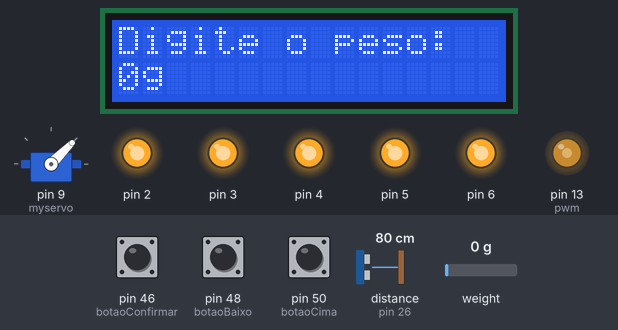
The sketch below on a simulated Arduino Mega 2560, built with avr-gcc and run on an emulated ATmega2560. Shown: 16×2 character LCD, servo, output pins drawn as LEDs (lit = HIGH). The inputs (shaded band) are chosen by the test bench; at power-on: pin 50 (botaoCima) HIGH, weight on the scale 0 g, pin 46 (botaoConfirmar) HIGH, distance to the obstacle (sensor on pin 26) 80 cm, pin 48 (botaoBaixo) HIGH. The echo pulse lasts 58.3 µs per cm; what the sketch prints to the serial monitor is not drawn.

Above: at 3.3 s.
3.4 s: pin 50 (botaoCima) pulled LOW for 3.2 s
At 8.0 s:
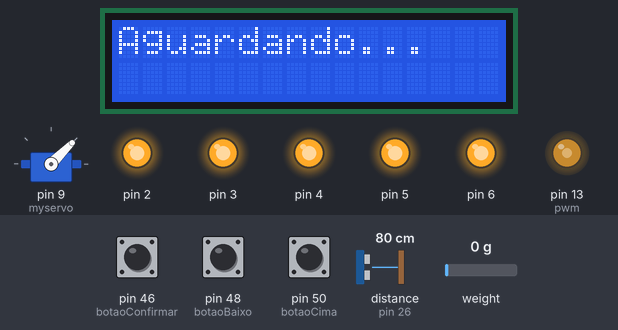
8.3 s: weight on the scale set to 100 g
11.3 s: pin 46 (botaoConfirmar) pulled LOW for 3.2 s
17.3 s: distance to the obstacle (sensor on pin 26) set to 2 cm
At 19.3 s:
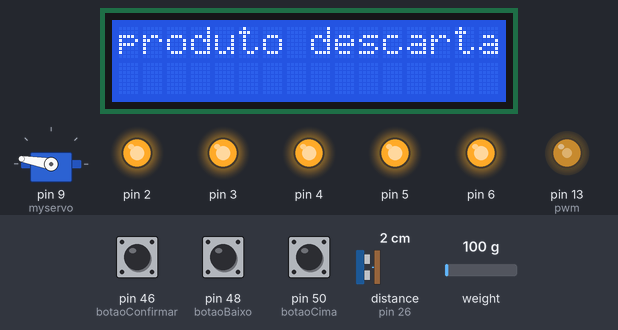
20.3 s: pin 48 (botaoBaixo) pulled LOW for 3.2 s
At 23.9 s:
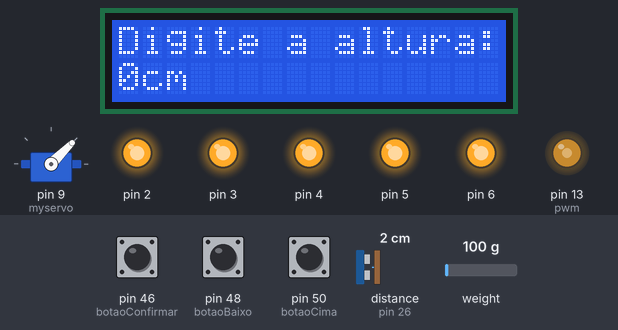
25.6 s: pin 48 (botaoBaixo) pulled LOW for 0.15 s
At 27.7 s:
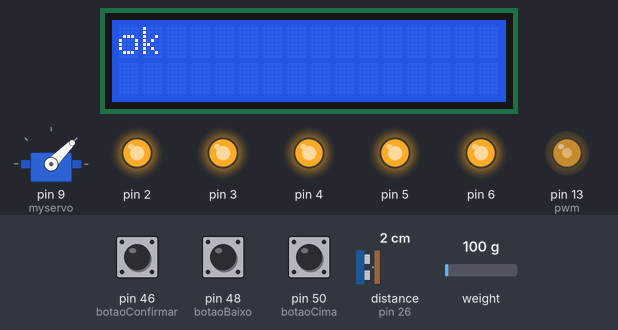
Timing chart, 0 to 29.2 s (numbered marks = the images above; inputs shaded):
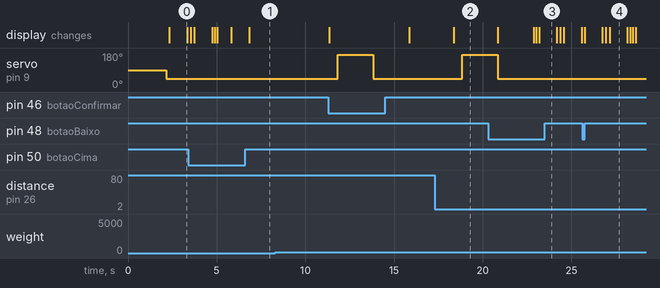

The sketch:

abp_sistemas_embarcados.ino
```cpp
#include <LiquidCrystal.h>
#include "HX711.h"
#include <NewPing.h>
#include <Servo.h>

// pinos do display lcd 16x2
// RS, E, D4, D5, D6, D7
LiquidCrystal lcd(43, 41, 37, 35, 33, 31);
int pwm = 13;


Servo myservo;  // Cria um objeto baseado na biblioteca Servo

// Define os pinos para o sensor ultrassônico e a distância máxima para medir (em centímetros)
#define TRIGGER_PIN  24
#define ECHO_PIN     26
#define MAX_DISTANCE 200

// pinos dos botoes
const int botaoCima = 50;
const int botaoBaixo = 48;
const int botaoConfirmar = 46;

// cria uma instancia da biblioteca HX711 na variavel escala para o sensor da balança
HX711 escala;

// Define os pinos para o sensor da balança
#define SCK A0
#define DT A1

// Cria uma instância do objeto NewPing para o ultrassonico
NewPing sonar(TRIGGER_PIN, ECHO_PIN, MAX_DISTANCE);

// variaveis globais e de configuração
int opcaoSelecionada = 0;
unsigned long ultimoDebounce = 0;
const long debounceDelay = 150;
int pesoMaximo = 0;
int alturaMaxima = 0;

void setup()
{
  //seta os pinos dos leds
  for(int i = 2; i <= 6; i++)
  {
    pinMode(i, OUTPUT);
  }

  // desliga os leds
  for(int i = 2; i <= 6; i++)
  {
    digitalWrite(i, HIGH);
  }
  pinMode(botaoCima, INPUT_PULLUP);
  pinMode(botaoBaixo, INPUT_PULLUP);
  pinMode(botaoConfirmar, INPUT_PULLUP);
  pinMode(botaoConfirmar, INPUT_PULLUP);
  Serial.begin(9600);
  lcd.begin(16, 2);
  pinMode(pwm, INPUT);
  analogWrite(pwm, 130);
  atualizarDisplay();

  // inicia o servo na porta 9
  myservo.attach(9);

  // inicia a instancia 'escala'
  escala.begin (DT, SCK);
  // começa a leitura e calculos para iniciar a pesagem
  Serial.print("Leitura do Valor ADC:  ");
  Serial.println(escala.read());   // Aguarda até o dispositivo estar pronto
  Serial.println("Nao coloque nada na balanca!");
  Serial.println("Iniciando...");
  escala.set_scale(765991.129);     // Substituir o valor encontrado para escala
  escala.tare(20);
  Serial.println("Balança pronta!");

  // seta a posição inicial do servo
  myservo.write(45);
}

void loop()
{
  if (digitalRead(botaoCima) == 1)
  {
    if ((millis() - ultimoDebounce) > debounceDelay)
    {
      opcaoSelecionada = max(0, opcaoSelecionada - 1);
      atualizarDisplay();
      ultimoDebounce = millis();
    }
  }
  if (digitalRead(botaoBaixo) == 1)
  {
    if ((millis() - ultimoDebounce) > debounceDelay)
    {
      opcaoSelecionada = min(2, opcaoSelecionada + 1);
      atualizarDisplay();
      ultimoDebounce = millis();
    }
  }
  if (digitalRead(botaoConfirmar) == 1)
  {
    if ((millis() - ultimoDebounce) > debounceDelay)
    {
      executarOpcao(opcaoSelecionada);
      ultimoDebounce = millis();
    }
  }
}

void atualizarDisplay()
{
  if (opcaoSelecionada == 0)
  {
    lcd.clear();
    lcd.setCursor(0, 0);
    lcd.print("Setar peso");
  }
  else if (opcaoSelecionada == 1)
  {
    lcd.clear();
    lcd.setCursor(0, 0);
    lcd.print("Setar altura");
  }
  else if (opcaoSelecionada == 2)
  {
    lcd.clear();
    lcd.setCursor(0, 0);
    lcd.print("Rotina");
  }
}

void executarOpcao(int opcao)
{
  lcd.clear();
  lcd.setCursor(0, 0);
  lcd.print("Executando ");
  lcd.print(opcao + 1);

  if (opcao == 0)
  {
    setarPeso();
  }
  else if (opcao == 1)
  {
    setarAltura();
  }
  else if (opcao == 2)
  {
    executaRotina();
  }
}

void setarPeso()
{
  lcd.clear();
  lcd.setCursor(0, 0);
  lcd.print("Digite o peso:");
  lcd.setCursor(0, 1);
  lcd.print(pesoMaximo);
  lcd.print("g");
  delay(1000);
  lcd.blink();
  lcd.setCursor(0, 1);
  while (true)
  {
    if (digitalRead(botaoCima) == 1)
    {
      pesoMaximo = min(100, pesoMaximo + 1);
      lcd.setCursor(0, 1);
      lcd.print(pesoMaximo);
      lcd.print("g");
      delay(200);
    }
    if (digitalRead(botaoBaixo) == 1)
    {
      pesoMaximo = max(0, pesoMaximo - 1);
      lcd.setCursor(0, 1);
      lcd.print(pesoMaximo);
      lcd.print("g");
      delay(200);
    }
    if (digitalRead(botaoConfirmar) == 1)
    {
      lcd.noBlink();
      lcd.clear();
      lcd.setCursor(0, 0);
      lcd.print("Ok");
      delay(1000);
      break;
    }
  }
  atualizarDisplay();
}

void setarAltura()
{
  lcd.clear();
  lcd.setCursor(0, 0);
  lcd.print("Digite a altura:");
  lcd.setCursor(0, 1);
  lcd.print(alturaMaxima);
  lcd.print("cm");
  delay(1000);
  lcd.blink();
  lcd.setCursor(0, 1);
  while (true)
  {
    if (digitalRead(botaoCima) == 1)
    {
      alturaMaxima = min(250, alturaMaxima + 1);
      lcd.setCursor(0, 1);
      lcd.print(alturaMaxima);
      lcd.print("cm");
      delay(200);
    }
    if (digitalRead(botaoBaixo) == 1)
    {
      alturaMaxima = max(0, alturaMaxima - 1);
      lcd.setCursor(0, 1);
      lcd.print(alturaMaxima);
      lcd.print("cm");
      delay(200);
    }
    if (digitalRead(botaoConfirmar) == 1)
    {
      lcd.noBlink();
      lcd.clear();
      lcd.setCursor(0, 0);
      lcd.print("ok");
      delay(1000);
      break;
    }
  }
  atualizarDisplay();
}

void executaRotina()
{
  lcd.clear();
  lcd.setCursor(0, 0);
  lcd.print("Executando rotina");
  delay(1000);
  while (true)
  {
    desligaLeds();
    lcd.clear();
    lcd.setCursor(0, 0);
    lcd.print("Aguardando...");
    delay(500);
    if (getPeso() > 1)
    {
      if (getAltura() > alturaMaxima || getPeso() > pesoMaximo)
      {
        lcd.clear();
        lcd.setCursor(0, 0);
        lcd.print("produto descartado");
        delay(500);
        myservo.write(170);
        delay(2000);
        myservo.write(45);
      }
      else
      {
        lcd.clear();
        lcd.setCursor(0, 0);
        lcd.print("produto aceito");
        ligaLeds();
        delay(2000);
      }
    }
    if(digitalRead(botaoConfirmar) == 1 && digitalRead(botaoCima) == 1)
    {
      lcd.clear();
      lcd.setCursor(0, 0);
      lcd.print("Fim da rotina");
      delay(2000);

      lcd.clear();
      lcd.setCursor(0, 0);
      lcd.print("Peso: ");
      break;
    }
    Serial.println("Peso: ");
    Serial.println(getPeso());
    Serial.println("Altura: ");
    Serial.println(getAltura());
  }
}

int getPeso()
{
  return escala.get_units(20) * 1000;
}

int getAltura()
{
  unsigned int distance = sonar.ping_cm();
  int distancia = 10 - distance;
  return distancia;
}

void desligaLeds()
{
  for(int i = 2; i <= 6; i++)
  {
    digitalWrite(i, HIGH);
  }
}

void ligaLeds()
{
  for(int i = 2; i <= 6; i++)
  {
    digitalWrite(i, LOW);
  }
}
```

Measured:
- after the input at 3.4 s, the display: first differs from a run without the input after 1.5 s (image 1 shows a later state)
- after the input at 8.3 s, every drawn part: stays the same
- after the input at 17.3 s, servo on pin 9 (myservo): 45° → 170° after 1.6 s; the display: changes after 1.1 s (image 2)
- after the input at 20.3 s, the display: first differs from a run without the input after 2.9 s (image 3)
- after the input at 25.6 s, the display: first changes after 0.14 s (image 4 shows a later state)
- what the display in image 0 shows lasts 1.0 s, from 2.3 s to 3.3 s
